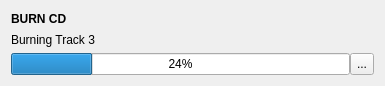
<?xml version="1.0" encoding="UTF-8"?>
<ui version="4.0">
 <class>MacBurnJobWidget</class>
 <widget class="QWidget" name="MacBurnJobWidget">
  <property name="geometry">
   <rect>
    <x>0</x>
    <y>0</y>
    <width>385</width>
    <height>86</height>
   </rect>
  </property>
  <property name="windowTitle">
   <string notr="true">Form</string>
  </property>
  <layout class="QVBoxLayout" name="verticalLayout">
   <item>
    <widget class="QLabel" name="label">
     <property name="font">
      <font>
       <weight>75</weight>
       <bold>true</bold>
      </font>
     </property>
     <property name="text">
      <string>BURN CD</string>
     </property>
    </widget>
   </item>
   <item>
    <widget class="QLabel" name="statusLabel">
     <property name="text">
      <string notr="true">Burning Track 3</string>
     </property>
     <property name="wordWrap">
      <bool>true</bool>
     </property>
    </widget>
   </item>
   <item>
    <widget class="QWidget" name="progressWidget" native="true">
     <layout class="QHBoxLayout" name="horizontalLayout">
      <property name="spacing">
       <number>0</number>
      </property>
      <property name="leftMargin">
       <number>0</number>
      </property>
      <property name="topMargin">
       <number>0</number>
      </property>
      <property name="rightMargin">
       <number>0</number>
      </property>
      <property name="bottomMargin">
       <number>0</number>
      </property>
      <item>
       <widget class="QProgressBar" name="progressBar">
        <property name="value">
         <number>24</number>
        </property>
       </widget>
      </item>
      <item>
       <widget class="QToolButton" name="cancelButton">
        <property name="sizePolicy">
         <sizepolicy hsizetype="Preferred" vsizetype="Preferred">
          <horstretch>0</horstretch>
          <verstretch>0</verstretch>
         </sizepolicy>
        </property>
        <property name="text">
         <string notr="true">...</string>
        </property>
        <property name="icon">
         <iconset theme="dialog-cancel">
          <normaloff>../../PhononPlugin</normaloff>../../PhononPlugin</iconset>
        </property>
       </widget>
      </item>
     </layout>
    </widget>
   </item>
  </layout>
 </widget>
 <resources/>
 <connections/>
</ui>
